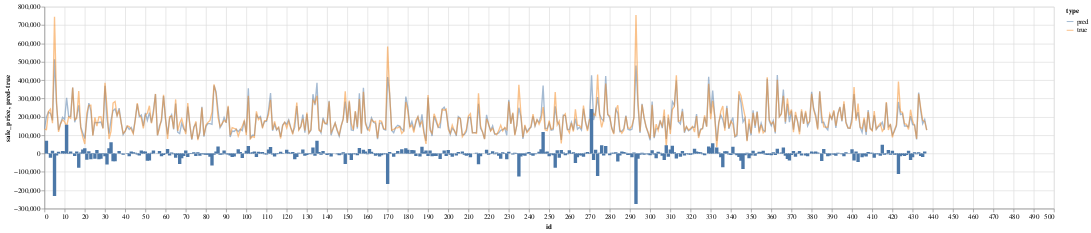

The code cell stored with this chart in its notebook:
### Code cell
# line plot of y_pred and y_true
plot_line = alt.Chart(df_viz_melt).mark_line(opacity=0.5).encode(
    x='id',
    y='sale_price',
    color='type'
)

# bar plot of diff between pred and true
plot_bar = alt.Chart(df_viz).mark_bar().encode(
    x=alt.X('id', scale=alt.Scale(domain=(10, 450))),
#     x='id',
    y='pred-true'
)

# aggregated plot
(plot_line + plot_bar).properties(
    width=1500,
    height=300
).interactive()

### Figure 1 — Vega-Lite specification as saved in the notebook (floating-point values rounded to 4 significant figures; data arrays with more than 128 entries replaced by an {"elided": "..."} marker saying what was removed)
{"$schema": "https://vega.github.io/schema/vega-lite/v4.0.2.json", "config": {"view": {"continuousHeight": 300, "continuousWidth": 400}}, "datasets": {"data-8f080c773c0fe0e5fc44c5a62b4ec227": {"elided": "438 records"}, "data-c182c41331357aac68a797a44a5f8dc0": {"elided": "876 records"}}, "height": 300, "layer": [{"data": {"name": "data-c182c41331357aac68a797a44a5f8dc0"}, "encoding": {"color": {"field": "type", "type": "nominal"}, "x": {"field": "id", "type": "quantitative"}, "y": {"field": "sale_price", "type": "quantitative"}}, "mark": {"opacity": 0.5, "type": "line"}, "selection": {"selector003": {"bind": "scales", "encodings": ["x", "y"], "type": "interval"}}}, {"data": {"name": "data-8f080c773c0fe0e5fc44c5a62b4ec227"}, "encoding": {"x": {"field": "id", "scale": {"domain": [10, 450]}, "type": "quantitative"}, "y": {"field": "pred-true", "type": "quantitative"}}, "mark": "bar"}], "width": 1500}
